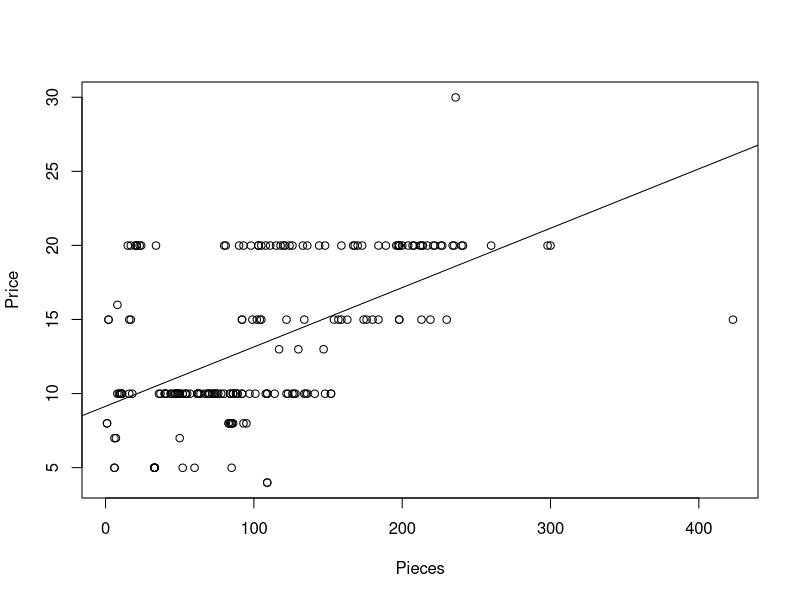

Reproduce this figure in R. (Note: this script raises an error after producing the figure.)
# load the lego dataset
lego_data <- read.csv("data/lego_sample.csv")
head(lego_data)

# preprocess Price data
lego_data$Price <- as.numeric(substr(lego_data$Price, 2, nchar(lego_data$Price)))

# create linear regression model for prediction Price from number of Pieces
model <- lm(Price ~ Pieces, data = lego_data)
summary(model) # contains F-test and t-test

# plot data and fitted line
plot(Price ~ Pieces, data = lego_data)
abline(model)

# test for correlation
cor.test(Pieces, Price)

# compute 90 % confidence interval
new_x <- data.frame(Pieces = 200)
predict.lm(model, new_x, interval = "confidence", level = 0.9)

# for 90 % prediction interval
predict.lm(model, new_x, interval = "prediction", level = 0.9)
